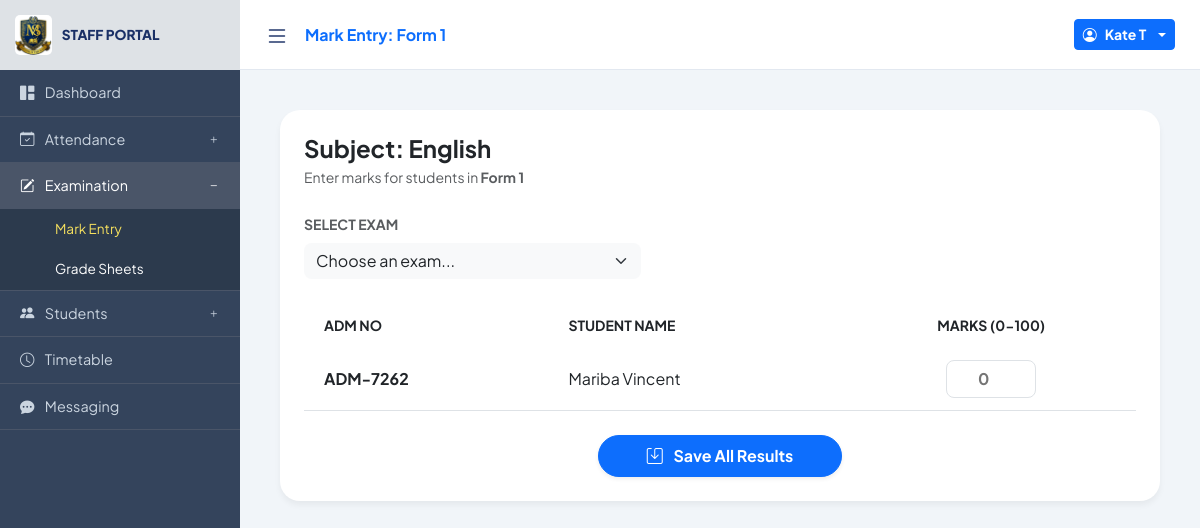
Page /lecturer/results.php (signed in) on the committed database.
### tables this page shows
CREATE TABLE `teachers` (
  `teacher_id` int NOT NULL,
  `user_id` int NOT NULL,
  `employee_id` varchar(50) DEFAULT NULL,
  `full_name` varchar(100) NOT NULL,
  `email` varchar(100) NOT NULL,
  `phone` varchar(20) DEFAULT NULL,
  `qualification` varchar(255) DEFAULT NULL,
  `experience` varchar(50) DEFAULT NULL,
  `assigned_form` varchar(50) DEFAULT NULL,
  `assigned_subject` varchar(100) DEFAULT NULL,
  `subject_id` int DEFAULT NULL,
  `status` enum('Active','Inactive') DEFAULT 'Active',
  `created_at` timestamp NULL DEFAULT CURRENT_TIMESTAMP
);

CREATE TABLE `students` (
  `student_id` int NOT NULL,
  `user_id` int NOT NULL,
  `adm_no` varchar(20) DEFAULT NULL,
  `full_name` varchar(100) NOT NULL,
  `gender` enum('Male','Female','Other') DEFAULT NULL,
  `form` varchar(20) DEFAULT NULL,
  `email` varchar(100) DEFAULT NULL,
  `dob` date DEFAULT NULL,
  `address` varchar(255) DEFAULT NULL,
  `password` varchar(255) DEFAULT NULL,
  `parent_name` varchar(100) DEFAULT NULL,
  `parent_contact` varchar(20) DEFAULT NULL,
  `status` enum('Active','Suspended','Graduated') DEFAULT 'Active',
  `created_at` timestamp NULL DEFAULT CURRENT_TIMESTAMP
);

### lecturer/results.php (the view, shortened to what this page needs)
<?php
include('../database/db_connect.php');
$staff_id = (int) $_SESSION['user_id'];
$staff_query = $conn->query("SELECT full_name, assigned_form, assigned_subject FROM teachers WHERE teacher_id = $staff_id");
$staff_data = $staff_query->fetch_assoc() ?: [];
$assigned_form         = $staff_data['assigned_form']    ?? '';
$assigned_subject_name = $staff_data['assigned_subject'] ?? '';
$students = [];
if ($assigned_form) {
    $stmt = $conn->prepare("SELECT student_id, full_name, adm_no FROM students WHERE form = ? ORDER BY full_name ASC");
    $stmt->bind_param("s", $assigned_form);
    $stmt->execute();
    $res = $stmt->get_result();
    while ($row = $res->fetch_assoc()) $students[] = $row;
}
?>
<!DOCTYPE html>
<html lang="en">
<head>
    <link href="https://cdn.jsdelivr.net/npm/bootstrap@5.3.0/dist/css/bootstrap.min.css" rel="stylesheet">
    <link rel="stylesheet" href="https://cdn.jsdelivr.net/npm/bootstrap-icons@1.11.0/font/bootstrap-icons.css">
</head>
<body>
<?php include('includes/sidebar.php'); ?>
<?php include('includes/topbar.php'); ?>
<main class="main-content">
    <div class="results-card p-4">
        <div class="mb-4">
            <h4 class="fw-bold mb-1">
                Subject: <?php echo htmlspecialchars($assigned_subject_name ?: 'Not Assigned'); ?>
            </h4>
            <p class="text-muted small mb-0">
                Enter marks for students in <strong><?php echo htmlspecialchars($assigned_form ?: 'your class'); ?></strong>
            </p>
        </div>
        <?php if (!$assigned_form || !$assigned_subject_name): ?>
            <div class="alert alert-warning rounded-4">
                <i class="bi bi-exclamation-triangle me-2"></i>
                You need both an assigned <strong>class</strong> and <strong>subject</strong> to enter marks.
                Ask your admin to update your profile.
            </div>
        <?php else: ?>
            <form method="POST">
                <div class="row g-3 mb-4">
                    <div class="col-md-5">
                        <label class="form-label small fw-bold text-muted text-uppercase">Select Exam</label>
                        <select name="exam_type" class="form-select border-0 bg-light rounded-3" required>
                            <option value="" disabled selected>Choose an exam...</option>
                        </select>
                    </div>
                </div>
                <div class="table-responsive">
                    <table class="table align-middle mb-0">
                        <thead>
                            <tr class="text-muted small text-uppercase">
                                <th class="border-0">Adm No</th>
                                <th class="border-0">Student Name</th>
                                <th class="border-0 text-center">Marks (0-100)</th>
                            </tr>
                        </thead>
                        <tbody>
                            <?php foreach ($students as $row): ?>
                            <tr class="border-bottom">
                                <td class="fw-bold"><?php echo htmlspecialchars($row['adm_no'] ?? ''); ?></td>
                                <td class="fw-500"><?php echo htmlspecialchars($row['full_name'] ?? ''); ?></td>
                                <td class="text-center">
                                    <input type="number"
                                           name="marks[<?php echo (int)$row['student_id']; ?>]"
                                           class="mark-input"
                                           min="0" max="100" step="0.1" placeholder="0">
                                </td>
                            </tr>
                            <?php endforeach; ?>
                        </tbody>
                    </table>
                </div>
                <div class="mt-4 text-center">
                    <button type="submit" name="save_results" class="btn btn-primary px-5 py-2 rounded-pill fw-bold shadow-sm">
                        <i class="bi bi-save me-2"></i> Save All Results
                    </button>
                </div>
            </form>
        <?php endif; ?>
    </div>
</main>
</body>
</html>

### lecturer/results.php (style rules this page uses)
:root { --sidebar-bg: #34445c; --submenu-bg: #2c3a4d; --primary-blue: #1a3066; --sidebar-width: 240px; }
body { font-family: 'Plus Jakarta Sans', sans-serif; background-color: #f1f5f9; margin:0; overflow-x: hidden; transition: all 0.3s; }
.main-content { margin-left: var(--sidebar-width); padding: 40px; transition: all 0.3s ease; }
.results-card { background: white; border-radius: 20px; border: none; box-shadow: 0 4px 6px rgba(0,0,0,0.05); }
.table th, .table td { white-space: nowrap; padding: 12px 20px; }
.table th:nth-child(2), .table td:nth-child(2) { white-space: normal; }
.mark-input { width: 90px; text-align: center; font-weight: 700; border-radius: 8px; border: 1px solid #dee2e6; padding: 6px; }

### rows in the picture
teachers: assigned_subject "English", assigned_form "Form 1"
students: adm_no "ADM-7262", full_name "Mariba Vincent"

### other values in the picture
$extra_label "Mark Entry: Form 1"
$staff_display_name "Kate T"
